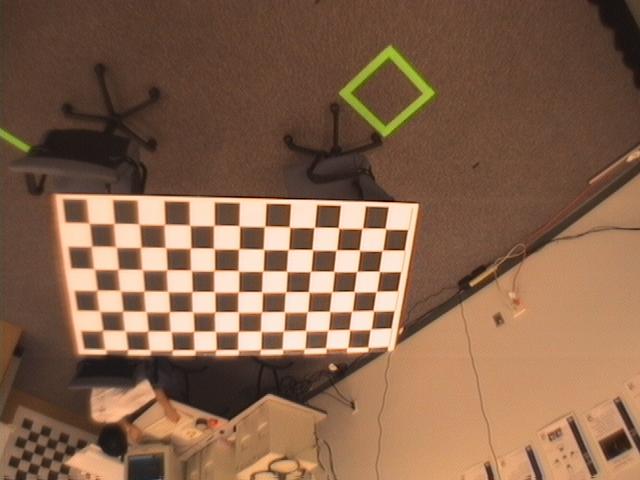
%> input picture Reference/sift图像匹配的纯matlab代码，研究图像配准的可以用这个/program-matlab/ima3.jpg, 640 x 480 px
$ octave script_example.m   (GNU Octave 9; MATLAB toolbox functions it lacks are replaced by stand-ins)
%> lines starting %> are read from the running program, lines starting %| are printed output that depends on the picture
### Reference/sift图像匹配的纯matlab代码，研究图像配准的可以用这个/program-matlab/detect_features.m

%/////////////////////////////////////////////////////////////////////////////////////////////
%
% detect_features - scale space feature detector based upon difference of gaussian filters.
%                 selects features based upon their maximum response in scale space
%
% Usage:  [features,pyr,imp,keys] = detect_features(img, scl, disp_flag, thresh, radius, radius2, radius3, min_sep, edgeratio)
%
% Parameters:
%
%            img :      original image
%            scl :      scaling factor between levels of the image pyramid
%            thresh :   threshold value for maxima search (minimum filter response considered)
%            radius :   radius for maxima comparison within current scale
%            radius2:   radius for maxima comparison between neighboring scales
%            radius3:   radius for edge rejection test
%            min_sep :  minimum separation for maxima selection.
%            edgeratio: maximum ratio of eigenvalues of feature curvature for edge rejection.
%            disp_flag: 1- display each scale level on separate figure.  0 - no display
%
% Returns:
%
%            features  - matrix with one row for each feature consisting of the following:
%              [x position,  y position, scale(sub-level), size of feature on image, edge flag,
%                            edge orientation, curvature of response through scale space ]
%
%            pyr, imp -  filter response and image pyramids
%            keys - key values generated for each feature by construct_key.m
%
% Notes:
%            recommended parameter values are:
%            scl = 1.5; thresh = 3;   radius = 4; radius2 = 4; radius3 = 4; min_sep = .04; edgeratio = 5;
%
% Author:
% Scott Ettinger
% scott.m.ettinger@intel.com
%
% May 2002
%/////////////////////////////////////////////////////////////////////////////////////////////


function [features,pyr,imp,keys] = detect_features(img, scl, disp_flag, thresh, radius, radius2, radius3, min_sep, edgeratio)

    if ~exist('scl')
        scl = 1.5;
    end

    if ~exist('thresh')
        thresh = 3;
    end

    if ~exist('radius')
        radius = 4;
    end

    if ~exist('radius2')
        radius2 = 4;
    end

    if ~exist('radius3')
        radius3 = 4;
    end

    if ~exist('min_sep')
        min_sep = .04;
    end

    if ~exist('edgeratio')
        edgeratio = 5;
    end

    if ~exist('disp_flag')
        disp_flag = 0;
    end


    if size(img,3) > 1
        img = rgb2gray(img);
    end

    % Computation of the maximum number of levels:
    Lmax = floor(min(log(2*size(img)/12)/log(scl)));

    %build image pyramid and difference of gaussians filter response pyramid
    [pyr,imp] = build_pyramid(img,Lmax,scl);
    %get the feature points
    pts = find_features(pyr,img,scl,thresh,radius,radius2,disp_flag,1);

    %classify points and create sub-pixel and sub-scale adjustments
    [features,keys] = refine_features(img,pyr,scl,imp,pts,radius3,min_sep,edgeratio);


### Reference/sift图像匹配的纯matlab代码，研究图像配准的可以用这个/program-matlab/resample_bilinear.m
%/////////////////////////////////////////////////////////////////////////////////////////////
% Author : Scott Ettinger
%
% resample_bilinear(img, ratio)
%
% resamples a 2d matrix by the ratio given by the ratio parameter using bilinear interpolation
% the 1,1 entry of the matrix is always duplicated.
%/////////////////////////////////////////////////////////////////////////////////////////////

function img2 = resample_bilinear(img, ratio)

img=double(img);

[h,w]=size(img);  %get size of image

[y,x]=meshgrid( 1:ratio:h-1, 1:ratio:w-1 );  %create vectors of X and Y values for new image
%[y,x]=meshgrid( 1:h-1, 1:w-1 );
[h2,w2] = size(x);                           %get dimensions of new image

x = x(:);     %convert to vectors
y = y(:);

alpha = x - floor(x);   %calculate alphas and betas for each point
beta = y - floor(y);

fx = floor(x);   fy = floor(y);

inw = fy + (fx-1)*h;    %create index for neighboring pixels
ine = fy + fx*h;
isw = fy+1 + (fx-1)*h;
ise = fy+1 + fx*h;

img2 = (1-alpha).*(1-beta).*img(inw) + ...  %interpolate
       (1-alpha).*beta.*img(isw) + ...
       alpha.*(1-beta).*img(ine) + ...
       alpha.*beta.*img(ise);

img2 = reshape(img2,h2,w2);                 %turn back into 2d
img2 = img2';

### Reference/sift图像匹配的纯matlab代码，研究图像配准的可以用这个/program-matlab/build_pyramid.m
%/////////////////////////////////////////////////////////////////////////////////////////////
%
% build_pyramid - build scaled image pyramid and difference of gaussians pyramid
%
% Usage:  [pyr,imp] = build_pyramid(img,levels,scl);
%
% Parameters:
%
%            img :      original image
%            levels :   number of levels in pyramid
%            scl :      scaling factor between pyramid levels
%
% Returns:
%
%            pyr :      difference of gaussians filtered image pyramid
%            imp :      image pyramid cell array
%
% Author:
% Scott Ettinger
% scott.m.ettinger@intel.com
%
% May 2002
%/////////////////////////////////////////////////////////////////////////////////////////////

function [pyr,imp] = build_pyramid(img,levels,scl)

img2 = img;
img2 = resample_bilinear(img2,1/2);         %expand to retain spatial frequencies

%img2 = imresize(img2,2,'bilinear');         %expand to retain spatial frequencies

sigma=1.5;    %variance for laplacian filter
sigma2=1.5;   %variance for downsampling

sig_delta = (1.6-.6)/levels;


for i=1:levels

     if i==1
         img3 = img2;
         img2 = filter_gaussian(img2,7,.5); %slightly filter bottom level
     end

     imp{i}=img2;
     A = filter_gaussian(img2,7,sigma);    %calculate difference of gaussians
     B = filter_gaussian(A,7,sigma);
     pyr{i} = A-B;                         %store result in cell array

     if i==1
         img2 = img3;
     else
         B = filter_gaussian(img2,7,sigma2);    %anti-alias for downsampling
         B = filter_gaussian(B,7,sigma2);
     end

     img2 = resample_bilinear(B,scl);       %downsample for next level

end

%show_pyramid(pyr)  %show pyramid if desired

%///////////////////////////////////////////////////////////////////////////////
% [11 lines left out: function show_pyramid, not called in this run]

### Reference/sift图像匹配的纯matlab代码，研究图像配准的可以用这个/program-matlab/script_example.m

img3 = imread('ima3.jpg');
%> img3 is the input picture: size 480x640x3 uint8; mean R, G, B 133.9, 99.7, 75.9

figure(5);
image(img3);
colormap(gray(256));
title('ima3.jpg');

drawnow;

% Detect the SIFT features:
fprintf(1,'Computing the SIFT features for ima3.jpg...\n')
[features3,pyr3,imp3,keys3] = detect_features(img3);
%> in detect_features, `img = rgb2gray(img);`:
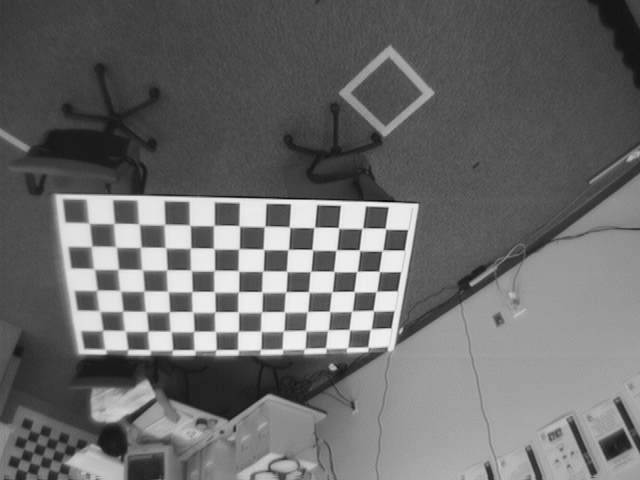
%> img: size 480x640 uint8; min 10, max 241, mean 107.2
%> in resample_bilinear, `img2 = reshape(img2,h2,w2);`:
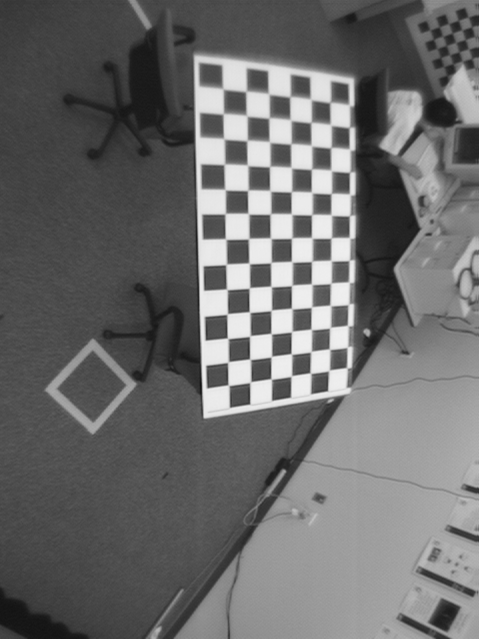
%> img2: size 1277x957 double (shown at 1/2 size); min 10, max 241, mean 107.2
%> the run ends on the next line

$ run again, with Reference/sift图像匹配的纯matlab代码，研究图像配准的可以用这个/program-matlab/ima1.jpg copied over Reference/sift图像匹配的纯matlab代码，研究图像配准的可以用这个/program-matlab/ima3.jpg
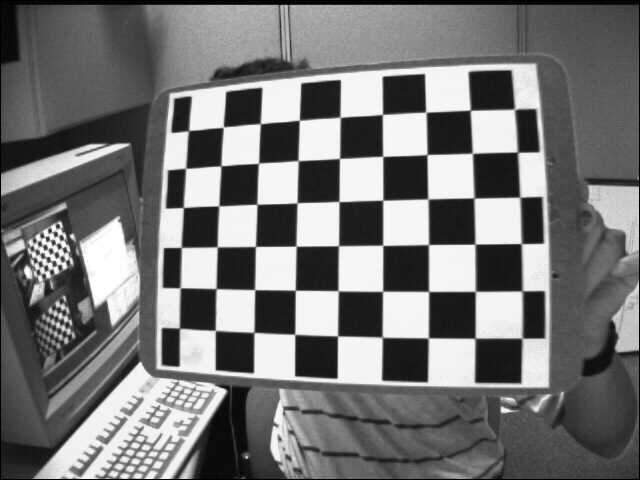
%> input picture Reference/sift图像匹配的纯matlab代码，研究图像配准的可以用这个/program-matlab/ima1.jpg, 640 x 480 px
%> img3 is the input picture: size 480x640 uint8; min 0, max 255, mean 117.8
%> in resample_bilinear, `img2 = reshape(img2,h2,w2);`:
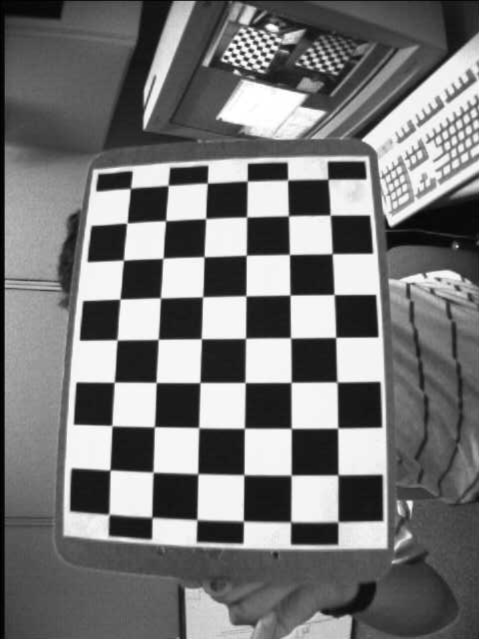
%> img2: size 1277x957 double (shown at 1/2 size); min 0, max 255, mean 118.3
%> in resample_bilinear, `img2 = img2';`:
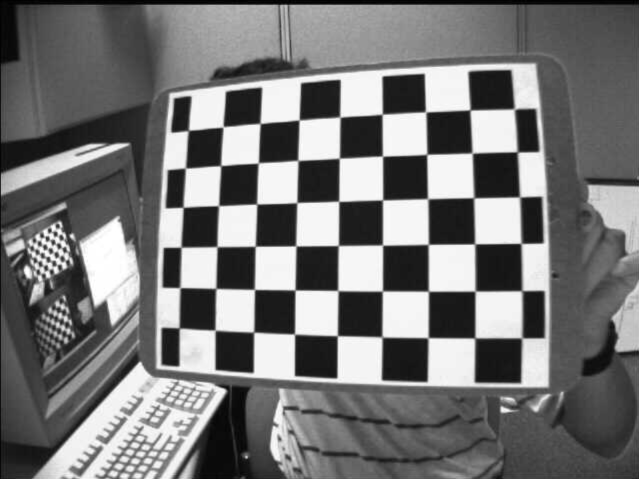
%> img2: size 957x1277 double (shown at 1/2 size); min 0, max 255, mean 118.3; mean of the top-left, top-right, bottom-left and bottom-right quarters 111, 123.8, 128.2, 110.3

$ run again, with Reference/sift图像匹配的纯matlab代码，研究图像配准的可以用这个/program-matlab/ima2.jpg copied over Reference/sift图像匹配的纯matlab代码，研究图像配准的可以用这个/program-matlab/ima3.jpg
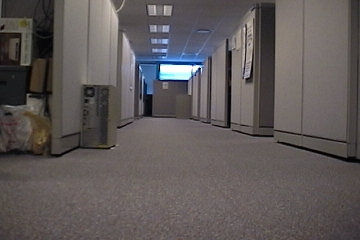
%> input picture Reference/sift图像匹配的纯matlab代码，研究图像配准的可以用这个/program-matlab/ima2.jpg, 360 x 240 px
%> img3 is the input picture: size 240x360x3 uint8; mean R, G, B 95.3, 89.3, 88.9
%> in resample_bilinear, `img2 = reshape(img2,h2,w2);`:
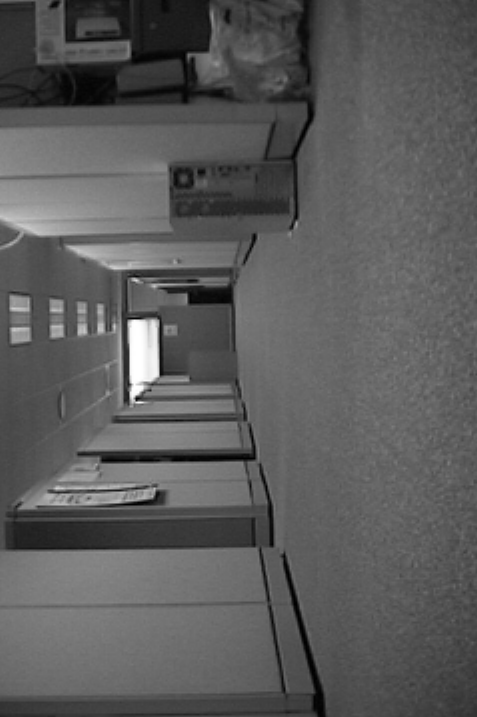
%> img2: size 717x477 double; min 0, max 255, mean 91.2
%> in resample_bilinear, `img2 = img2';`:
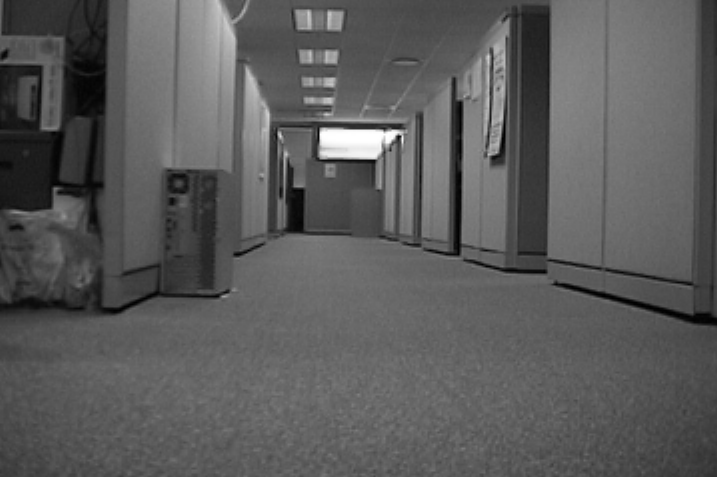
%> img2: size 477x717 double; min 0, max 255, mean 91.2; mean of the top-left, top-right, bottom-left and bottom-right quarters 86.4, 100.1, 88.9, 89.5
